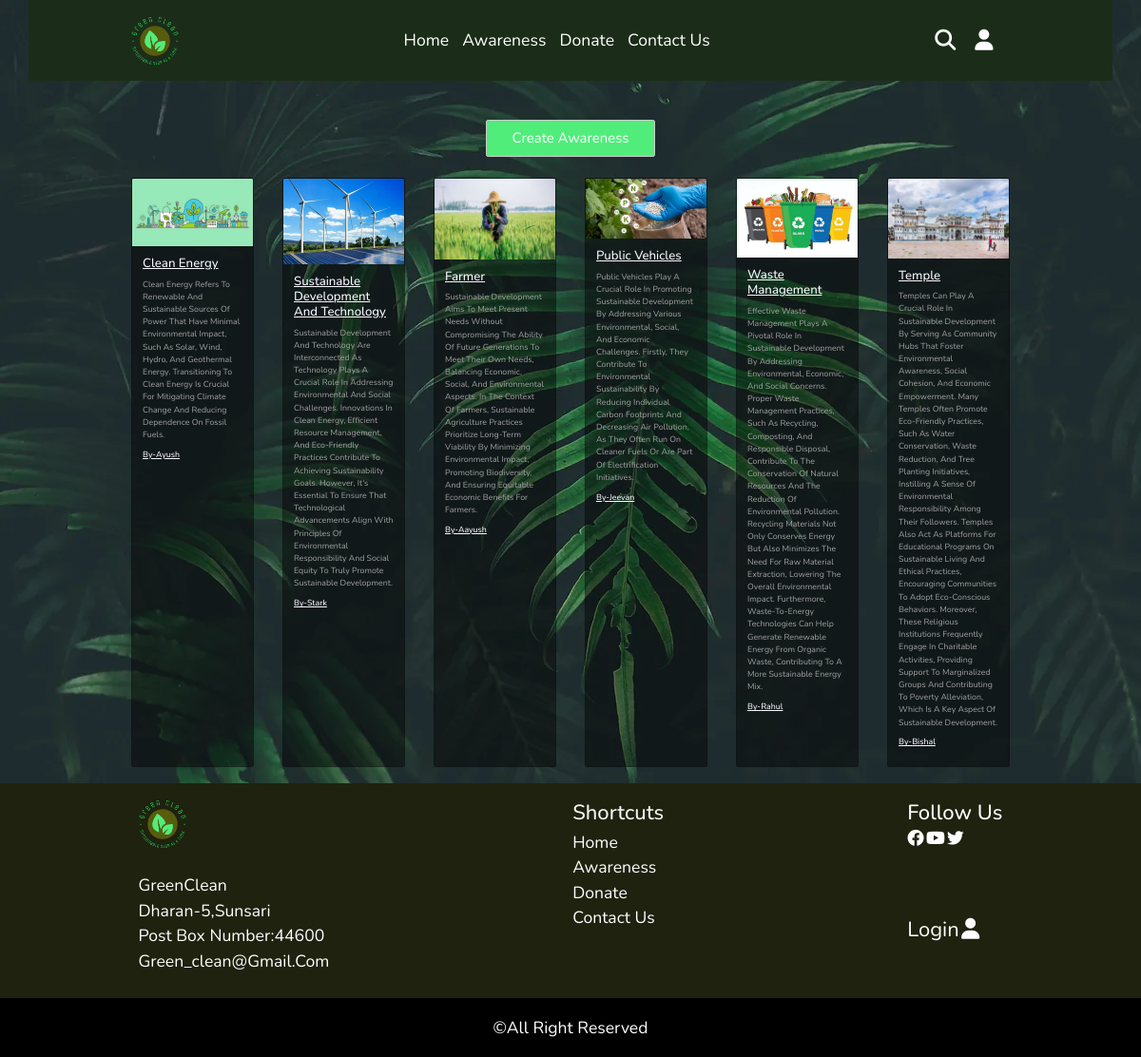
Screenshot of /awareness/ with the database file from the repository.
### core/models.py (models this page shows, shortened)
class Post(models.Model):
    name = models.CharField(max_length=100, null=True , blank=True , default='Team GreenClean')
    title = models.CharField(max_length=100)
    description = models.TextField(max_length=1000, null=True , blank=True)
    post_picture = ResizedImageField(
        upload_to="post_images/", null=True, blank=True , default='')
    date_created = models.DateTimeField(auto_now_add=True, null=True)

### core/views.py (the view, shortened to what this page needs)
# urls.py: path('awareness/', views.aware, name='awareness'),
def aware(request):
    posts = Post.objects.all().order_by('-date_created')
    context = {
        "posts": posts,
    }
    return render(request, 'awareness.html', context)

### templates/awareness.html (shortened to what this page needs)
{% load static %}
<!doctype html>
<html lang="en">
<head>
  <link rel="stylesheet" href="https://cdn.jsdelivr.net/npm/bootstrap@4.3.1/dist/css/bootstrap.min.css"
>
  <link rel="stylesheet" href="{% static 'awreness.css' %}">
</head>
{% include "header.html" %}
<body style="background-image: url('/static/images/contact_bg.jpg') ; ">
  <div class="container mt-15 container-awareness">
    <div class="d-flex justify-content-around">
      <button type="submit" class="btn btn-dark m-3" style="border: solid 1px rgb(206, 204, 204);"
        onclick="window.location.href='/posts/'">Create Awareness</button>
    </div>
    <div class=" card-deck mt-4 ">
      {% for post in posts %}
      <div class=" card " style=" background-color: rgba(0, 0, 0, 0.434);">
        {% if post.post_picture %}
        <img src="{{post.post_picture.url}}" class="card-img-top">
        {% endif %}
        <div class="card-body">
          <h4 class="card-title">{{post.title}}</h4>
          <p class="card-text">{{post.description}}
          <h6 class="card-title">By-<u>{{post.name}}</u></h1>
            </p>
        </div>
      </div>
      {% endfor %}
    </div>
  </div>
  {% include "base.html" %}
</body>
</html>

### templates/header.html (shortened to what this page needs)
<!DOCTYPE html>
<html lang="en">
<head>
    <link rel="stylesheet" href="https://cdnjs.cloudflare.com/ajax/libs/font-awesome/6.2.1/css/all.min.css"
 />
    <link rel="stylesheet" href="/static/base.css">
</head>
<body>
    <header class="container">
        <a href="" class="logo"><img src="/static/images/logo-no-background.png" alt=""></a>
        <nav class="navbar">
            <a href="{% url 'home' %}">Home</a>
            <a href="{% url 'awareness' %}">Awareness</a>
            <a href="{% url 'service' %}">Donate</a>
            <a href="{% url 'contact' %}">Contact Us</a>
        </nav>
        <div class="icons">
            <i class="fas fa-search" id="search-btn"></i>
            <i class="fas fa-user" id="login-btn"></i>
        </div>
        <form class="search-bar-container">
            <input type="search" name="search" id="search-bar" placeholder="search">
            <label for="search-bar" class="fas fa-search"></label>
        </form>
    </header>

### templates/base.html (shortened to what this page needs)
<link rel="stylesheet" href="/static/base.css">
<footer>
    <div class="logo_address">
        <div class="logo">
            <a href="" class="logo"><img src="/static/images/logo-no-background.png" alt=""></a>
        </div>
        <div class="address">
            <address>
                GreenClean <br>
                Dharan-5,Sunsari <br>
                Post Box Number:44600 <br>
                green_clean@gmail.com
            </address>
        </div>
    </div>
    <div class="navbar_content">
        <h3>Shortcuts</h3>
        <ul>
            <li> <a href="{% url 'home' %}">Home</a></li>
            <li><a href="{% url 'awareness' %}">Awareness</a></li>
            <li><a href="{% url 'service' %}">Donate</a></li>
            <li><a href="{% url 'contact' %}">Contact Us</a></li>
        </ul>
    </div>
    <div class="login_and_icons">
        <div class="icons">
            <h3>Follow Us</h3>
            <i class="fa-brands fa-facebook icon1"></i>
            <i class="fa-brands fa-youtube icon2"></i>
            <i class="fa-brands fa-twitter icon3"></i>
        </div>
        <div class="logins">
            <p class="login">Login</p>
            <i class="fa-solid fa-user icon4"></i>
        </div>
    </div>
</footer>
<div class="last-line">
    &copy;All right reserved
</div>

### static/awreness.css (style rules this page uses)
* { padding: 0; margin: 0; }
.card { background-color: rgba(0, 0, 0, 0.434); }
.card-title { color: ghostwhite; text-decoration: underline; }
.card-text { color: rgb(163, 163, 163); }
.container-awareness { margin-top: 100px }

### static/base.css (style rules this page uses)
:root { --green: #51ed7b; }
* { font-family: 'Nunito', sans-serif; margin: 0; padding: 0; box-sizing: border-box; text-transform: capitalize; outline: none; border: none; text-decoration: none; transition: all 0.2s ease-in-out; }
html { font-size: 62.5%; }
.btn { display: inline-block; margin-top: 1rem; background-color: var(--green); color: #fff; padding: .8rem 3rem; border: .2rem solid var(--green); cursor: pointer; font-size: 1.7rem; }
.container { padding: 2rem 9%; }
header { position: fixed; top: 0; left: 0; right: 0; z-index: 1000; display: flex; align-items: center; justify-content: space-between; background: #1b2d18; }
header img { height: 50px; }
header .navbar a { color: #fff; margin: 0.8rem; font-size: 2rem; }
header .icons i { font-size: 2.5rem; color: white; cursor: pointer; margin-right: 2rem; }
header .search-bar-container { position: absolute; top: 100%; left: 0; right: 0; background: #333; padding: 1.5rem; border-top: .1rem solid rgb(255, 255, 255, 0.2); display: flex; align-items: center; z-index: 1001; clip-path: polygon(0 0, 100% 0, 100% 0, 0 0); }
header .search-bar-container #search-bar { width: 100%; padding: 1rem; text-transform: none; color: #333; font-size: 1.7rem; }
header .search-bar-container label { color: white; font-size: 3rem; margin-left: 1.5rem; cursor: pointer; }
form label { font-size: 2rem; color: #444; }
@media (max-width:1200px) { html { font-size: 55%; } }
footer { background-color: #1f220e; padding: 2rem; display: flex; justify-content: space-around; bottom: 0; width: 100%; }
.logo_address { display: flex; flex-direction: column; gap: 3rem; }
.logo img { height: 50px; }
.address { font-size: 2rem; color: #fff; }
.navbar_content h3 { font-size: 2.5rem; color: whitesmoke; }
.navbar_content li { list-style: none; }
.navbar_content li a { font-size: 2rem; text-decoration: none; color: #fff; }
.login_and_icons h3 { font-size: 2.5rem; color: #fff; }
.icon1 { font-size: 2rem; color: #fff; }
.icon2 { font-size: 2rem; color: #fff; }
.icon3 { font-size: 2rem; color: #fff; }
.last-line { background-color: rgb(0, 0, 0); padding: 2rem 1rem; text-align: center; font-size: 2rem; color: white; bottom: 0; width: 100%; }
.logins { margin-top: 8rem; }
.logins .login { font-size: 2.5rem; display: inline; color: #fff; cursor: pointer; }
.icon4 { font-size: 2.5rem; color: #fff; }

### rows the page displays
Post: post_picture (picture), title "Clean Energy", description "Clean Energy Refers To Renewable And Sustainable Sources Of Power That Have Minimal Environmental Impact, Such As Solar, Wind, Hydro, And Geothermal Energy. Transitioning To Clean Energy Is Crucial For Mitigating Climate Change And Reducing Dependence On Fossil Fuels.", name "Ayush"
Post: post_picture (picture), title "Sustainable Development And Technology", description "Sustainable Development And Technology Are Interconnected As Technology Plays A Crucial Role In Addressing Environmental And Social Challenges. Innovations In Clean Energy, Efficient Resource Management, And Eco-Friendly Practices Contribute To Achieving Sustainability Goals. However, It's Essential To Ensure That Technological Advancements Align With Principles Of Environmental Responsibility And Social Equity To Truly Promote Sustainable Development.", name "Stark"
Post: post_picture (picture), title "Farmer", description "Sustainable Development Aims To Meet Present Needs Without Compromising The Ability Of Future Generations To Meet Their Own Needs, Balancing Economic, Social, And Environmental Aspects. In The Context Of Farmers, Sustainable Agriculture Practices Prioritize Long-Term Viability By Minimizing Environmental Impact, Promoting Biodiversity, And Ensuring Equitable Economic Benefits For Farmers.", name "Aayush"
Post: post_picture (picture), title "Public Vehicles", description "Public Vehicles Play A Crucial Role In Promoting Sustainable Development By Addressing Various Environmental, Social, And Economic Challenges. Firstly, They Contribute To Environmental Sustainability By Reducing Individual Carbon Footprints And Decreasing Air Pollution, As They Often Run On Cleaner Fuels Or Are Part Of Electrification Initiatives.", name "Jeevan"
Post: post_picture (picture), title "Waste Management", description "Effective Waste Management Plays A Pivotal Role In Sustainable Development By Addressing Environmental, Economic, And Social Concerns. Proper Waste Management Practices, Such As Recycling, Composting, And Responsible Disposal, Contribute To The Conservation Of Natural Resources And The Reduction Of Environmental Pollution. Recycling Materials Not Only Conserves Energy But Also Minimizes The Need For Raw Material Extraction, Lowering The Overall Environmental Impact. Furthermore, Waste-To-Energy Technologies Can Help Generate Renewable Energy From Organic Waste, Contributing To A More Sustainable Energy Mix.", name "Rahul"
Post: post_picture (picture), title "Temple", description "Temples Can Play A Crucial Role In Sustainable Development By Serving As Community Hubs That Foster Environmental Awareness, Social Cohesion, And Economic Empowerment. Many Temples Often Promote Eco-Friendly Practices, Such As Water Conservation, Waste Reduction, And Tree Planting Initiatives, Instilling A Sense Of Environmental Responsibility Among Their Followers. Temples Also Act As Platforms For Educational Programs On Sustainable Living And Ethical Practices, Encouraging Communities To Adopt Eco-Conscious Behaviors. Moreover, These Religious Institutions Frequently Engage In Charitable Activities, Providing Support To Marginalized Groups And Contributing To Poverty Alleviation, Which…", name "Bishal"
